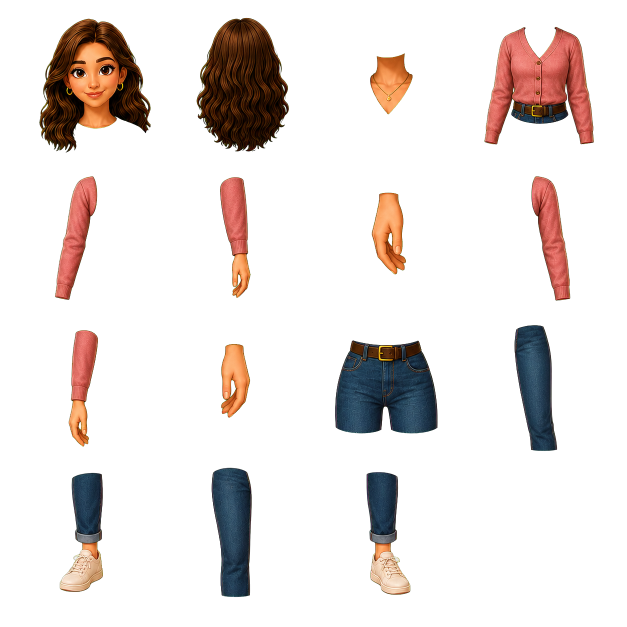
#> input picture assets/rigs/emily-sheet.png, 1254 x 1254 px (shown at 1/2 size); its folder holds 2 pictures in this run
$ python build-rig-parts.py
#> lines starting #> are read from the running program, lines starting #| are printed output that depends on the picture
from pathlib import Path
from PIL import Image
from collections import deque

ROOT = Path(__file__).resolve().parents[1]
PARTS = {
    "head": (0, 0), "hair-back": (1, 0), "neck": (2, 0), "torso": (3, 0),
    "arm-left-upper": (0, 1), "arm-left-lower": (1, 1), "hand-left": (2, 1),
    "arm-right-upper": (3, 1), "arm-right-lower": (0, 2), "hand-right": (1, 2),
    "hips": (2, 2), "leg-left-upper": (3, 2), "leg-left-lower": (0, 3),
    "leg-right-upper": (1, 3), "leg-right-lower": (2, 3),
}

def trim(image):
    alpha = image.getchannel("A")
    box = alpha.getbbox()
    return image.crop(box) if box else image.crop((0, 0, 1, 1))

def remove_detached_islands(image):
    """Discard neighboring-cell debris while preserving the actual body part."""
    alpha = image.getchannel("A")
    pixels = alpha.load()
    width, height = image.size
    seen = set()
    components = []
    for y in range(height):
        for x in range(width):
            if pixels[x, y] < 20 or (x, y) in seen:
                continue
            queue = deque([(x, y)])
            seen.add((x, y))
            points = []
            while queue:
                px, py = queue.popleft()
                points.append((px, py))
                for nx, ny in ((px - 1, py), (px + 1, py), (px, py - 1), (px, py + 1)):
                    if 0 <= nx < width and 0 <= ny < height and (nx, ny) not in seen and pixels[nx, ny] >= 20:
                        seen.add((nx, ny))
                        queue.append((nx, ny))
            components.append(points)
    if not components:
        return image
    # Each exported cell represents exactly one anatomical part. Keeping only
    # the largest connected silhouette prevents a neighboring hand, shoe or
    # label fragment from becoming an apparent extra limb in the assembled rig.
    keep = set(max(components, key=len))
    cleaned = image.copy()
    cleaned_alpha = cleaned.getchannel("A")
    cleaned_pixels = cleaned_alpha.load()
    for y in range(height):
        for x in range(width):
            if (x, y) not in keep:
                cleaned_pixels[x, y] = 0
    cleaned.putalpha(cleaned_alpha)
    return trim(cleaned)

def isolate_joint(part, image):
    width, height = image.size
    if part == "torso":
        image = image.crop((round(width * .21), 0, round(width * .79), height))
    elif part.endswith("upper") and part.startswith("arm-"):
        image = image.crop((0, 0, width, round(height * .58)))
    elif part.endswith("lower") and part.startswith("arm-"):
        image = image.crop((0, 0, width, round(height * .66)))
    return trim(image)

def build(name):
#> called with name = 'emily'
    source = Image.open(ROOT / "assets" / "rigs" / f"{name}-sheet.png").convert("RGBA")
#> source is the input picture: PIL image 1254x1254 RGBA; mean R, G, B, A 19, 12.3, 10, 41.3
    output = ROOT / "assets" / "rigs" / name
    output.mkdir(parents=True, exist_ok=True)
    x_edges = [round(source.width * index / 4) for index in range(5)]
#> x_edges = [0, 314, 627, 940, 1254]
    y_edges = [round(source.height * index / 4) for index in range(5)]
#> y_edges = [0, 314, 627, 940, 1254]
    for part, (column, row) in PARTS.items():
        cell = source.crop((x_edges[column], y_edges[row], x_edges[column + 1], y_edges[row + 1]))
        trimmed = remove_detached_islands(isolate_joint(part, trim(cell)))
        trimmed.save(output / f"{part}.png", optimize=True)
#> this loop made 15 passes
#> pass 1, in build, `cell = source.crop((x_edges[column], y_edges[row], x_edges[column + 1]..`:
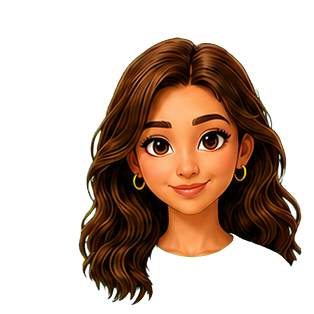
#> cell: PIL image 314x314 RGBA; mean R, G, B, A 42.5, 23.3, 10.1, 98.8; transparent parts drawn white
#> pass 1, in trim, `alpha = image.getchannel("A")`:
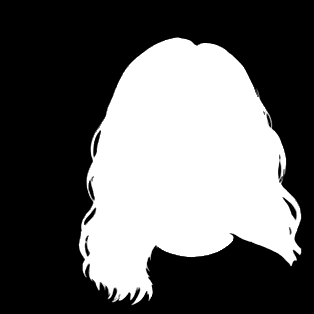
#> alpha: PIL image 314x314 L; min 0, max 255, mean 98.8
#> pass 1, in trim (call 2), `alpha = image.getchannel("A")`:
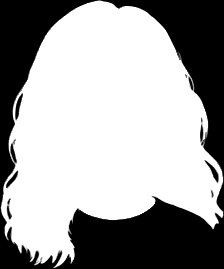
#> alpha: PIL image 224x269 L; min 0, max 255, mean 161.7
#> pass 1, in remove_detached_islands, `cleaned = image.copy()`:
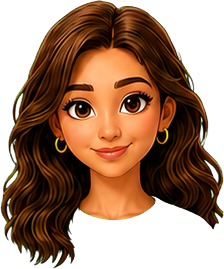
#> cleaned: PIL image 224x269 RGBA; mean R, G, B, A 69.6, 38.1, 16.5, 161.7; transparent parts drawn white
#> after the loop:
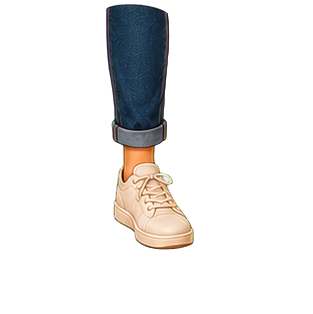
#> cell: PIL image 313x314 RGBA; mean R, G, B, A 15.4, 14.7, 14.1, 34.1; transparent parts drawn white
#> after the loop:
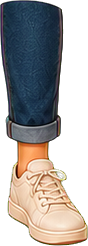
#> trimmed: PIL image 88x246 RGBA; mean R, G, B, A 70.1, 66.7, 64.1, 154.9; transparent parts drawn white

for teacher in ("emily", "adam"):
    build(teacher)
#> pass 2 of the loop `for teacher in ("emily", "adam"):`:
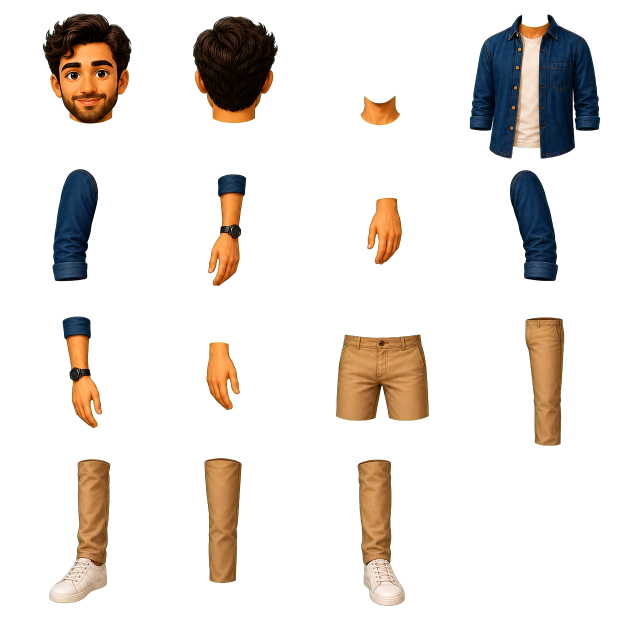
#> input picture assets/rigs/adam-sheet.png, 1254 x 1254 px (shown at 1/2 size)
#> in build, source is the input picture: PIL image 1254x1254 RGBA; mean R, G, B, A 20.4, 15.4, 11.1, 43.6
#> the loop in build (call 2), `for part, (column, row) in PARTS.items():` made 15 passes
#> pass 1, in remove_detached_islands (call 16), `cleaned = image.copy()`:
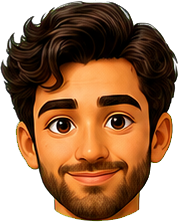
#> cleaned: PIL image 178x222 RGBA; mean R, G, B, A 89.1, 51.3, 23.2, 185.5; transparent parts drawn white
#> after the loop in build (call 2), `for part, (column, row) in PARTS.items():`:
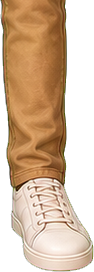
#> trimmed: PIL image 94x272 RGBA; mean R, G, B, A 123.6, 96.3, 69.7, 165; transparent parts drawn white
